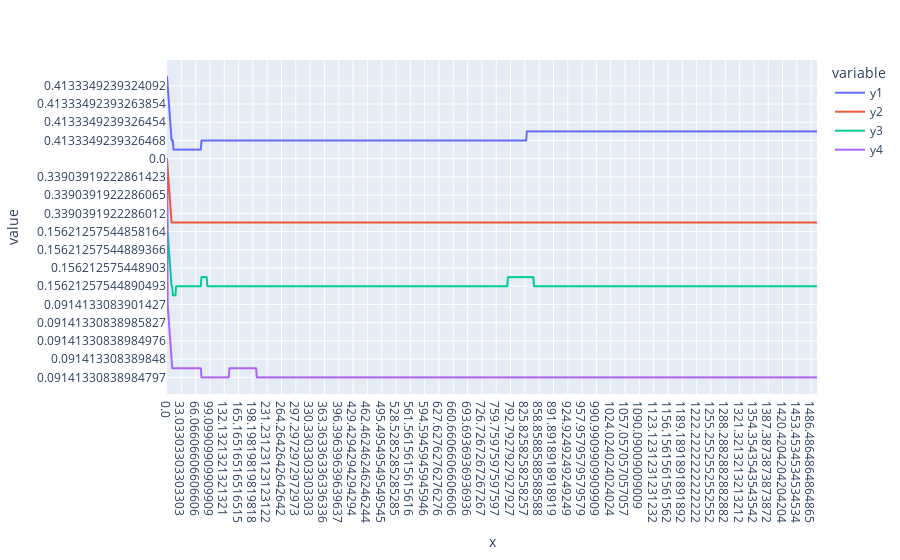

Notebook code for this chart:
### Code cell
fig = px.line(df, x='x', y=['y1', 'y2', 'y3', 'y4'])
fig.update_yaxes(autorange="reversed")
fig.show()

### Figure 1 — Plotly figure (JSON) as saved in the notebook; plotly's stock layout.template omitted (floating-point values rounded to 4 significant figures; data arrays with more than 128 entries replaced by an {"elided": "..."} marker saying what was removed)
{"data": [{"hovertemplate": "variable=y1<br>x=%{x}<br>value=%{y}<extra></extra>", "legendgroup": "y1", "line": {"color": "#636efa", "dash": "solid"}, "marker": {"symbol": "circle"}, "mode": "lines", "name": "y1", "showlegend": true, "type": "scattergl", "x": {"elided": "1000 str values"}, "xaxis": "x", "y": {"elided": "1000 str values"}, "yaxis": "y"}, {"hovertemplate": "variable=y2<br>x=%{x}<br>value=%{y}<extra></extra>", "legendgroup": "y2", "line": {"color": "#EF553B", "dash": "solid"}, "marker": {"symbol": "circle"}, "mode": "lines", "name": "y2", "showlegend": true, "type": "scattergl", "x": {"elided": "1000 str values"}, "xaxis": "x", "y": {"elided": "1000 str values"}, "yaxis": "y"}, {"hovertemplate": "variable=y3<br>x=%{x}<br>value=%{y}<extra></extra>", "legendgroup": "y3", "line": {"color": "#00cc96", "dash": "solid"}, "marker": {"symbol": "circle"}, "mode": "lines", "name": "y3", "showlegend": true, "type": "scattergl", "x": {"elided": "1000 str values"}, "xaxis": "x", "y": {"elided": "1000 str values"}, "yaxis": "y"}, {"hovertemplate": "variable=y4<br>x=%{x}<br>value=%{y}<extra></extra>", "legendgroup": "y4", "line": {"color": "#ab63fa", "dash": "solid"}, "marker": {"symbol": "circle"}, "mode": "lines", "name": "y4", "showlegend": true, "type": "scattergl", "x": {"elided": "1000 str values"}, "xaxis": "x", "y": {"elided": "1000 str values"}, "yaxis": "y"}], "layout": {"legend": {"title": {"text": "variable"}, "tracegroupgap": 0}, "margin": {"t": 60}, "xaxis": {"anchor": "y", "domain": [0, 1], "title": {"text": "x"}}, "yaxis": {"anchor": "x", "autorange": "reversed", "domain": [0, 1], "title": {"text": "value"}}}}
